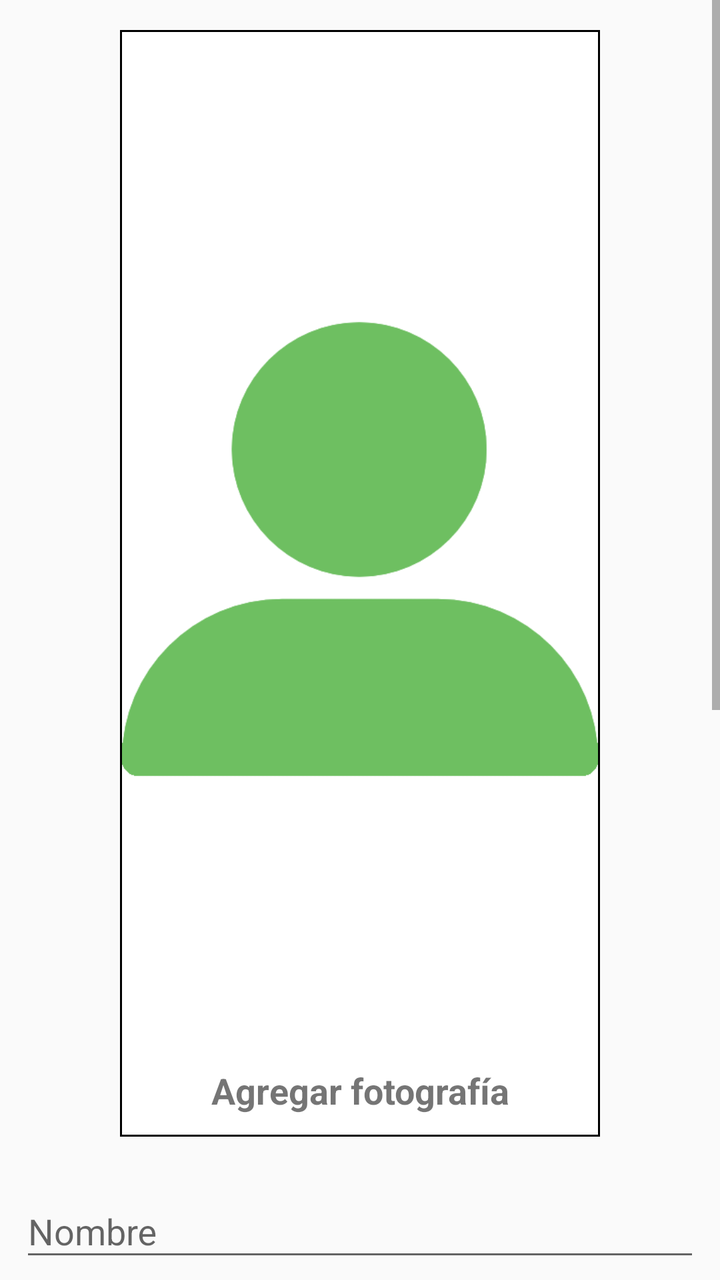
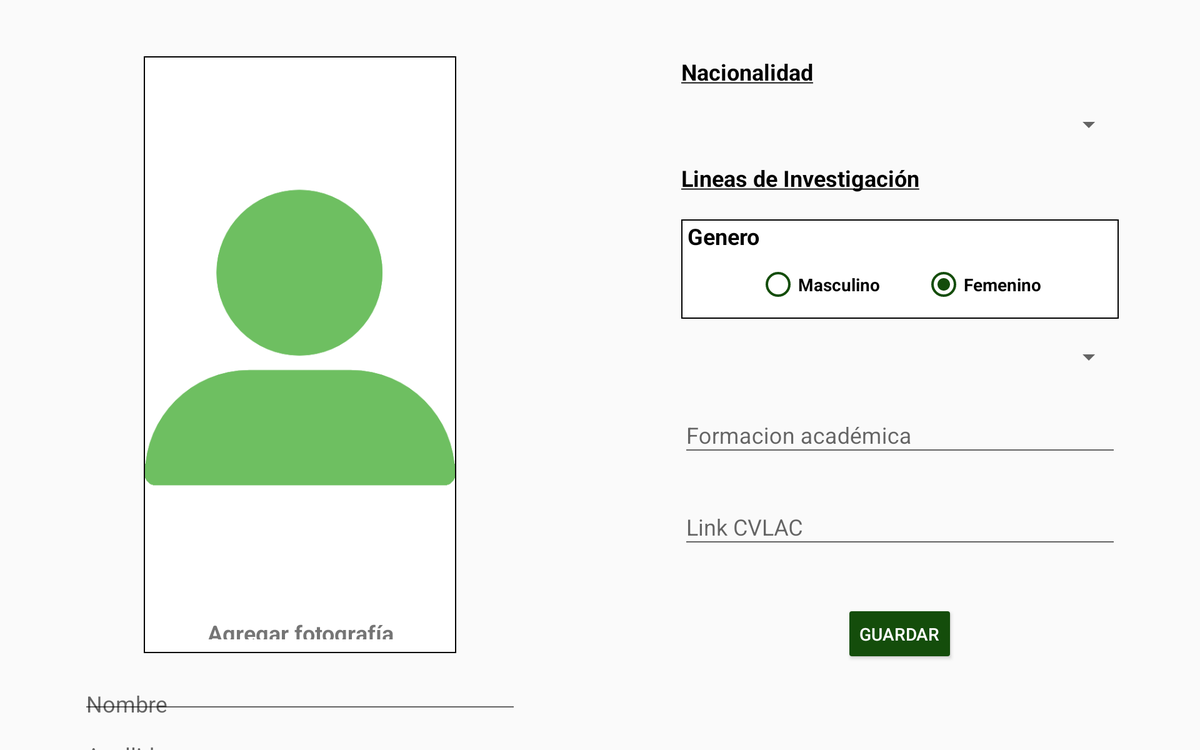

Two renders of one Android screen. The first uses the default layout on a phone; the second uses the alternative layout the repository ships for a different screen configuration, on a matching device. The two XML files are below.
<!-- AndroidManifest.xml: application theme AppTheme -->
<!-- res/layout/fragment_add_investigator.xml -->
<LinearLayout xmlns:android="http://schemas.android.com/apk/res/android"
    xmlns:tools="http://schemas.android.com/tools"
    android:layout_width="match_parent"
    android:layout_height="match_parent"
    android:weightSum="1"
    tools:context="roy.cvuq.uniquindio.edu.co.cvuqv1.fragment.registro_investigador.AddInvestigatorFragment">

    <ScrollView
        android:id="@+id/scroll_view_add_investigator"
        android:layout_width="match_parent"
        android:layout_height="match_parent">

        <LinearLayout
            android:layout_width="match_parent"
            android:layout_height="wrap_content"
            android:gravity="center_horizontal"
            android:orientation="vertical"
            android:paddingLeft="10dp"
            android:paddingRight="10dp">

            <LinearLayout
                android:id="@+id/agregar_imagen"
                android:layout_width="match_parent"
                android:layout_height="wrap_content"
                android:layout_marginLeft="@dimen/add_img_marginLR"
                android:layout_marginRight="@dimen/add_img_marginLR"
                android:layout_marginTop="15dp"
                android:background="@drawable/border_black"
                android:orientation="vertical"
                android:padding="1dp">

                <ImageView
                    android:id="@+id/image_investigator"
                    android:layout_width="match_parent"
                    android:layout_height="match_parent"
                    android:src="@drawable/image_investigator" />

                <TextView
                    android:id="@+id/texto_fotografia_add_investigator"
                    android:layout_width="match_parent"
                    android:layout_height="wrap_content"
                    android:layout_marginBottom="10dp"
                    android:gravity="center_horizontal"
                    android:text="@string/texto_agregar_fotografia"
                    android:textSize="@dimen/textSize_add"
                    android:textStyle="bold" />

            </LinearLayout>

            <Space
                android:layout_width="wrap_content"
                android:layout_height="15dp" />

            <android.support.design.widget.TextInputLayout
                android:layout_width="match_parent"
                android:layout_height="wrap_content">

                <android.support.design.widget.TextInputEditText
                    android:id="@+id/nombre"
                    android:layout_width="match_parent"
                    android:layout_height="wrap_content"
                    android:hint="@string/texto_nombre"
                    android:inputType="text" />

            </android.support.design.widget.TextInputLayout>

            <android.support.design.widget.TextInputLayout
                android:layout_width="match_parent"
                android:layout_height="wrap_content">

                <android.support.design.widget.TextInputEditText
                    android:id="@+id/apellido"
                    android:layout_width="match_parent"
                    android:layout_height="wrap_content"
                    android:hint="@string/texto_apellido"
                    android:inputType="text" />

            </android.support.design.widget.TextInputLayout>

            <android.support.design.widget.TextInputLayout
                android:layout_width="match_parent"
                android:layout_height="wrap_content">

                <android.support.design.widget.TextInputEditText
                    android:id="@+id/correo"
                    android:layout_width="match_parent"
                    android:layout_height="wrap_content"
                    android:hint="@string/texto_correo"
                    android:inputType="textEmailAddress" />

            </android.support.design.widget.TextInputLayout>

            <TextView
                android:id="@+id/nacionalidad_investigador"
                android:layout_width="match_parent"
                android:layout_height="wrap_content"
                android:layout_margin="6dp"
                android:text="@string/texto_nacionalidad"
                android:textColor="@color/colorBlack"
                android:textSize="@dimen/textSize_add"
                android:textStyle="bold" />

            <Spinner
                android:id="@+id/spinner_grupo_investigacion"
                android:layout_width="match_parent"
                android:layout_height="@dimen/spinner_height_add"
                android:layout_alignParentTop="true"
                android:layout_centerHorizontal="true"
                android:layout_marginTop="5dp" />

            <TextView
                android:id="@+id/lineas_investigacion"
                android:layout_width="match_parent"
                android:layout_height="wrap_content"
                android:layout_margin="6dp"
                android:text="@string/texto_lineas_investigacion"
                android:textColor="@color/colorBlack"
                android:textSize="@dimen/textSize_add"
                android:textStyle="bold" />

            <LinearLayout
                android:layout_width="match_parent"
                android:layout_height="wrap_content"
                android:background="@drawable/border_black"
                android:orientation="vertical"
                android:weightSum="1">

                <TextView
                    android:layout_width="match_parent"
                    android:layout_height="wrap_content"
                    android:layout_marginLeft="4dp"
                    android:layout_weight="0.5"
                    android:text="@string/texto_genero"
                    android:textColor="@color/colorBlack"
                    android:textSize="@dimen/textSize_add"
                    android:textStyle="bold" />

                <RadioGroup
                    android:id="@+id/genero"
                    android:layout_width="wrap_content"
                    android:layout_height="wrap_content"
                    android:layout_gravity="center"
                    android:layout_weight="0.5"
                    android:orientation="horizontal"
                    android:weightSum="1">

                    <RadioButton
                        android:id="@+id/masculino"
                        android:layout_width="match_parent"
                        android:layout_height="wrap_content"
                        android:layout_weight="0.5"
                        android:buttonTint="@color/colorDarkGreen"
                        android:text="@string/texto_masculino"
                        android:textColor="@color/colorBlack"
                        android:textStyle="bold" />

                    <RadioButton
                        android:id="@+id/femenino"
                        android:layout_width="match_parent"
                        android:layout_height="wrap_content"
                        android:layout_marginLeft="@dimen/radioButton_marginLeft_add"
                        android:layout_weight="0.5"
                        android:buttonTint="@color/colorDarkGreen"
                        android:checked="true"
                        android:text="@string/texto_femenino"
                        android:textColor="@color/colorBlack"
                        android:textStyle="bold" />

                </RadioGroup>

            </LinearLayout>

            <Spinner
                android:id="@+id/spinner_categoria"
                android:layout_width="match_parent"
                android:layout_height="@dimen/spinner_height_add"
                android:layout_alignParentTop="true"
                android:layout_centerHorizontal="true"
                android:layout_marginTop="5dp" />

            <android.support.design.widget.TextInputLayout
                android:layout_width="match_parent"
                android:layout_height="wrap_content">

                <android.support.design.widget.TextInputEditText
                    android:id="@+id/formacion_academica"
                    android:layout_width="match_parent"
                    android:layout_height="wrap_content"
                    android:hint="@string/texto_formacion_academica"
                    android:inputType="text" />

            </android.support.design.widget.TextInputLayout>

            <android.support.design.widget.TextInputLayout
                android:layout_width="match_parent"
                android:layout_height="wrap_content">

                <android.support.design.widget.TextInputEditText
                    android:id="@+id/link_cvlac"
                    android:layout_width="match_parent"
                    android:layout_height="wrap_content"
                    android:hint="@string/texto_link_cvlac"
                    android:inputType="textUri" />

            </android.support.design.widget.TextInputLayout>

            <Button
                android:id="@+id/guardar_investigador"
                android:layout_width="wrap_content"
                android:layout_height="wrap_content"
                android:layout_marginBottom="@dimen/buttonMargin_add"
                android:layout_marginTop="@dimen/buttonMargin_add"
                android:backgroundTint="@color/colorDarkGreen"
                android:elevation="1dp"
                android:text="@string/texto_guardar"
                android:textColor="@color/colorWhite"
                android:theme="@style/PrimaryButton" />

        </LinearLayout>
    </ScrollView>
</LinearLayout>
<!-- resources referenced by this layout -->
<resources>
  <color name="colorBlack">#000000</color>
  <color name="colorDarkGreen">#144d0b</color>
  <color name="colorWhite">#ffffff</color>
  <dimen name="add_img_marginLR">50dp</dimen>
  <dimen name="buttonMargin_add">20dp</dimen>
  <dimen name="radioButton_marginLeft_add">35dp</dimen>
  <dimen name="spinner_height_add">40dp</dimen>
  <dimen name="textSize_add">18sp</dimen>
  <!-- drawable border_black (drawable) -->
  <?xml version="1.0" encoding="utf-8"?>
  <shape xmlns:android="http://schemas.android.com/apk/res/android">
      <solid android:color="#FFFFFF" />
      <stroke
          android:width="1dp"
          android:color="@color/colorBlack" />
      <padding
          android:bottom="1dp"
          android:left="1dp"
          android:right="1dp"
          android:top="1dp" />
  </shape>
  <!-- drawable image_investigator: png bitmap (drawable, 9034 bytes) -->
  <string name="texto_agregar_fotografia">Agregar fotografía</string>
  <string name="texto_apellido">Apellido</string>
  <string name="texto_correo">Correo</string>
  <string name="texto_femenino">Femenino</string>
  <string name="texto_formacion_academica">Formacion académica</string>
  <string name="texto_genero">Genero</string>
  <string name="texto_guardar">Guardar</string>
  <string name="texto_lineas_investigacion"><u>Lineas de Investigación</u></string>
  <string name="texto_link_cvlac">Link CVLAC</string>
  <string name="texto_masculino">Masculino</string>
  <string name="texto_nacionalidad"><u>Nacionalidad</u></string>
  <string name="texto_nombre">Nombre</string>
  <style name="PrimaryButton" parent="Theme.AppCompat">
          <item name="colorButtonNormal">@color/colorDarkGreen</item>
          <item name="colorControlHighlight">@color/colorGreen</item>
      </style>
  <style name="AppTheme" parent="Theme.AppCompat.Light.NoActionBar">
          <item name="colorPrimary">@color/colorPrimary</item>
          <item name="colorPrimaryDark">@color/colorPrimaryDark</item>
          <item name="colorAccent">@color/colorAccent</item>
      </style>
  <color name="colorGreen">#6ebf61</color>
  <color name="colorPrimary">#144d0b</color>
  <color name="colorPrimaryDark">#FF000000</color>
  <color name="colorAccent">#020202</color>
</resources>
<!-- res/layout-large-land/fragment_add_investigator.xml (the repository's variant of the layout above) -->
<!-- drawn on a 7-inch tablet turned sideways -->
<?xml version="1.0" encoding="utf-8"?>
<LinearLayout xmlns:android="http://schemas.android.com/apk/res/android"
    xmlns:tools="http://schemas.android.com/tools"
    android:layout_width="match_parent"
    android:layout_height="match_parent"
    android:orientation="horizontal"
    tools:context="roy.cvuq.uniquindio.edu.co.cvuqv1.fragment.registro_investigador.AddInvestigatorFragment">

    <LinearLayout
        android:layout_width="match_parent"
        android:layout_height="match_parent"
        android:layout_weight="1"
        android:gravity="center_horizontal"
        android:orientation="vertical"
        android:paddingEnd="65dp"
        android:paddingLeft="10dp"
        android:paddingRight="10dp"
        android:paddingStart="65dp"
        android:weightSum="1">

        <LinearLayout
            android:id="@+id/agregar_imagen"
            android:layout_width="match_parent"
            android:layout_height="wrap_content"
            android:layout_marginLeft="@dimen/add_img_marginLR"
            android:layout_marginRight="@dimen/add_img_marginLR"
            android:layout_marginTop="45dp"
            android:layout_weight="0.4"
            android:background="@drawable/border_black"
            android:orientation="vertical"
            android:padding="1dp"
            android:weightSum="1">

            <ImageView
                android:id="@+id/image_investigator"
                android:layout_width="match_parent"
                android:layout_height="match_parent"
                android:layout_weight="0.8"
                android:src="@drawable/image_investigator" />

            <TextView
                android:id="@+id/texto_fotografia_add_investigator"
                android:layout_width="match_parent"
                android:layout_height="wrap_content"
                android:layout_marginBottom="10dp"
                android:layout_weight="0.2"
                android:gravity="center_horizontal"
                android:text="@string/texto_agregar_fotografia"
                android:textSize="@dimen/textSize_add"
                android:textStyle="bold" />

        </LinearLayout>

        <Space
            android:layout_width="wrap_content"
            android:layout_height="10dp" />

        <android.support.design.widget.TextInputLayout
            android:layout_width="match_parent"
            android:layout_height="wrap_content"
            android:layout_marginTop="8dp"
            android:layout_weight="0.1">

            <android.support.design.widget.TextInputEditText
                android:id="@+id/nombre"
                android:layout_width="match_parent"
                android:layout_height="wrap_content"
                android:hint="@string/texto_nombre"
                android:inputType="text" />

        </android.support.design.widget.TextInputLayout>

        <android.support.design.widget.TextInputLayout
            android:layout_width="match_parent"
            android:layout_height="wrap_content"
            android:layout_marginTop="8dp"
            android:layout_weight="0.1">

            <android.support.design.widget.TextInputEditText
                android:id="@+id/apellido"
                android:layout_width="match_parent"
                android:layout_height="wrap_content"
                android:hint="@string/texto_apellido"
                android:inputType="text" />

        </android.support.design.widget.TextInputLayout>

        <android.support.design.widget.TextInputLayout
            android:layout_width="match_parent"
            android:layout_height="wrap_content"
            android:layout_marginTop="8dp"
            android:layout_weight="0.1">

            <android.support.design.widget.TextInputEditText
                android:id="@+id/correo"
                android:layout_width="match_parent"
                android:layout_height="wrap_content"
                android:hint="@string/texto_correo"
                android:inputType="textEmailAddress" />

        </android.support.design.widget.TextInputLayout>

    </LinearLayout>

    <LinearLayout
        android:layout_width="match_parent"
        android:layout_height="match_parent"
        android:layout_marginTop="45dp"
        android:layout_weight="1"
        android:gravity="center_horizontal"
        android:orientation="vertical"
        android:paddingEnd="65dp"
        android:paddingLeft="10dp"
        android:paddingRight="10dp"
        android:paddingStart="65dp"
        android:weightSum="1">

        <TextView
            android:id="@+id/nacionalidad_investigador"
            android:layout_width="match_parent"
            android:layout_height="wrap_content"
            android:text="@string/texto_nacionalidad"
            android:textColor="@color/colorBlack"
            android:textSize="@dimen/textSize_add"
            android:textStyle="bold" />

        <Spinner
            android:id="@+id/spinner_grupo_investigacion"
            android:layout_width="match_parent"
            android:layout_height="@dimen/spinner_height_add"
            android:layout_weight="0.12" />

        <TextView
            android:id="@+id/lineas_investigacion"
            android:layout_width="match_parent"
            android:layout_height="wrap_content"
            android:layout_weight="0.12"
            android:text="@string/texto_lineas_investigacion"
            android:textColor="@color/colorBlack"
            android:textSize="@dimen/textSize_add"
            android:textStyle="bold" />

        <LinearLayout
            android:layout_width="match_parent"
            android:layout_height="wrap_content"
            android:layout_weight="0.12"
            android:background="@drawable/border_black"
            android:orientation="vertical"
            android:weightSum="1">

            <TextView
                android:layout_width="match_parent"
                android:layout_height="wrap_content"
                android:layout_marginLeft="4dp"
                android:layout_weight="0.5"
                android:text="@string/texto_genero"
                android:textColor="@color/colorBlack"
                android:textSize="@dimen/textSize_add"
                android:textStyle="bold" />

            <RadioGroup
                android:id="@+id/genero"
                android:layout_width="wrap_content"
                android:layout_height="wrap_content"
                android:layout_gravity="center"
                android:layout_weight="0.5"
                android:orientation="horizontal"
                android:weightSum="1">

                <RadioButton
                    android:id="@+id/masculino"
                    android:layout_width="match_parent"
                    android:layout_height="wrap_content"
                    android:layout_weight="0.5"
                    android:buttonTint="@color/colorDarkGreen"
                    android:text="@string/texto_masculino"
                    android:textColor="@color/colorBlack"
                    android:textStyle="bold" />

                <RadioButton
                    android:id="@+id/femenino"
                    android:layout_width="match_parent"
                    android:layout_height="wrap_content"
                    android:layout_marginLeft="@dimen/radioButton_marginLeft_add"
                    android:layout_weight="0.5"
                    android:buttonTint="@color/colorDarkGreen"
                    android:checked="true"
                    android:text="@string/texto_femenino"
                    android:textColor="@color/colorBlack"
                    android:textStyle="bold" />

            </RadioGroup>

        </LinearLayout>

        <Spinner
            android:id="@+id/spinner_categoria"
            android:layout_width="match_parent"
            android:layout_height="@dimen/spinner_height_add"
            android:layout_weight="0.12" />

        <android.support.design.widget.TextInputLayout
            android:layout_width="match_parent"
            android:layout_height="wrap_content"
            android:layout_weight="0.12">

            <android.support.design.widget.TextInputEditText
                android:id="@+id/formacion_academica"
                android:layout_width="match_parent"
                android:layout_height="wrap_content"
                android:hint="@string/texto_formacion_academica"
                android:inputType="text" />

        </android.support.design.widget.TextInputLayout>

        <android.support.design.widget.TextInputLayout
            android:layout_width="match_parent"
            android:layout_height="wrap_content"
            android:layout_weight="0.12">

            <android.support.design.widget.TextInputEditText
                android:id="@+id/link_cvlac"
                android:layout_width="match_parent"
                android:layout_height="wrap_content"
                android:hint="@string/texto_link_cvlac"
                android:inputType="textUri" />

        </android.support.design.widget.TextInputLayout>

        <Button
            android:id="@+id/guardar_investigador"
            android:layout_width="wrap_content"
            android:layout_height="wrap_content"
            android:layout_marginBottom="@dimen/buttonMargin_add"
            android:layout_marginTop="@dimen/buttonMargin_add"
            android:backgroundTint="@color/colorDarkGreen"
            android:elevation="1dp"
            android:text="@string/texto_guardar"
            android:textColor="@color/colorWhite"
            android:theme="@style/PrimaryButton" />

    </LinearLayout>

</LinearLayout>
